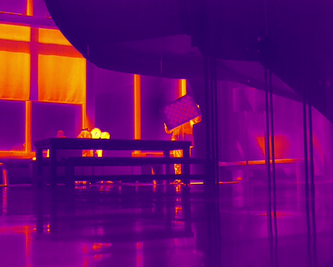
#> input picture works/fusion/registration/registration_Huajun/Image registration/ir_test2.png, 333 x 267 px, shrunk from 640 x 512 before the run
$ python warp_ir_to_rgb.py
#> lines starting #> are read from the running program, lines starting #| are printed output that depends on the picture
import numpy as np
import cv2

# 读取红外和可见光图片
ir_image = cv2.imread('ir_test2.png')
#> ir_image is the input picture: shape (267, 333, 3); mean B, G, R 107.8, 9.9, 103.8
rgb_image = cv2.imread('vs_test2.png')
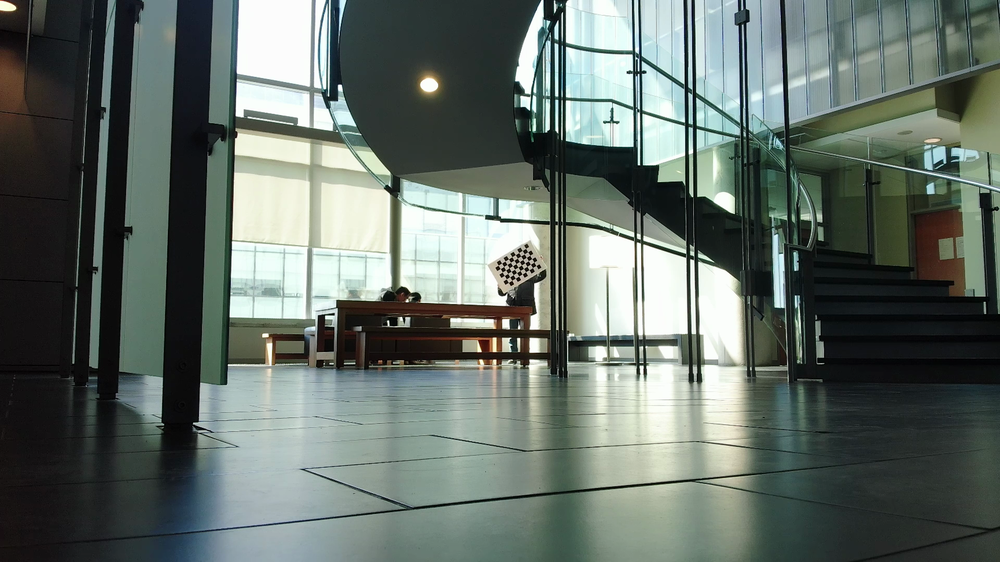
#> input picture works/fusion/registration/registration_Huajun/Image registration/vs_test2.png, 1000 x 562 px, shrunk from 1920 x 1080 before the run
#> rgb_image is the input picture: shape (562, 1000, 3); mean B, G, R 104.4, 110.9, 100.2

# 手动输入的内参矩阵 Kir 和 Kvi
K_ir = np.array([
    [1044.03628677823, 0, 335.125645561794],
    [0, 1051.80215540345, 341.579677246452],
    [0, 0, 1]
])
K_vi = np.array([
    [2901.19910315714, 0, 940.239619965275],
    [0, 2893.75517626367, 618.475768281058],
    [0, 0, 1]
])

# 使用计算得出的旋转矩阵 R 和平移向量 t
# R = np.array([[1.99924680e+00, 1.32290932e-02, 1.76408589e+00],
#               [-5.04744627e-02, 2.02771208e+00, -1.96445012e+00],
#               [-6.80255440e-05, 3.12634272e-04, 7.37456230e-02]])
# t = np.array([-10.39379659, 11.13301228, 5.38164758])

# R_prime = np.array([[7.19448524e-01, 4.80912370e-03, -2.20637519e+02],
#                         [-1.83070465e-02, 7.37055695e-01, -2.33408904e+02],
#                         [1.06839427e-16, -2.35983091e-16, 1.03499298e+00]])
#
# t_prime = np.array([-8.69276816e+02, 4.97263404e+02, -2.03309209e-01])
# R = np.array([[ 0.99970638,  0.01842056,  0.01574256],
#        [-0.01805168,  0.99956643, -0.02326137],
#        [-0.01616422,  0.02297036,  0.99960546]])
# t = np.array([-0.16010031, -0.00981825, -2.89567168])

R = np.array([[1, 0, 0],
       [0, 1, 0],
       [0, 0, 1]])

# t = np.array([-1493,   -2891,  -58104])
t = np.array([-54.1240, -452.1266, -134.9375])


# 输入比例因子 d
d = float(input("Enter the scale factor d: "))
#> the answer given: 3

# # 计算逆矩阵
# R_inv = np.linalg.inv(R_prime)
# K_ir_inv = np.linalg.inv(K_p)

# 计算逆矩阵
R_inv = np.linalg.inv(R)
K_ir_inv = np.linalg.inv(K_ir)


# # 计算 R' 的逆矩阵
# R_prime_inv = np.linalg.inv(R_prime)


# # 计算映射矩阵
# M = R_prime_inv
#
# # 处理平移项，将其叠加到映射矩阵
# M[:, 2] -= (1 / d) * t_prime

# 计算映射矩阵
M = K_vi @ R_inv @ K_ir_inv

# 处理平移项，将其叠加到映射矩阵
M[:, 2] -= (1 / d) * K_vi @ R_inv @ t


# 使用 OpenCV 的 warpPerspective 进行透视变换
warped_ir_image = cv2.warpPerspective(ir_image, M, (rgb_image.shape[1], rgb_image.shape[0]))
#> warped_ir_image: shape (562, 1000, 3); every value is 0


# 调整透明度参数
alpha = 0.4  # 红外图像的透明度（0.0 - 1.0）
beta = 1 - alpha  # RGB 图像的透明度

# 叠加两个图像
blended_image = cv2.addWeighted(rgb_image, alpha, warped_ir_image, beta, 0)
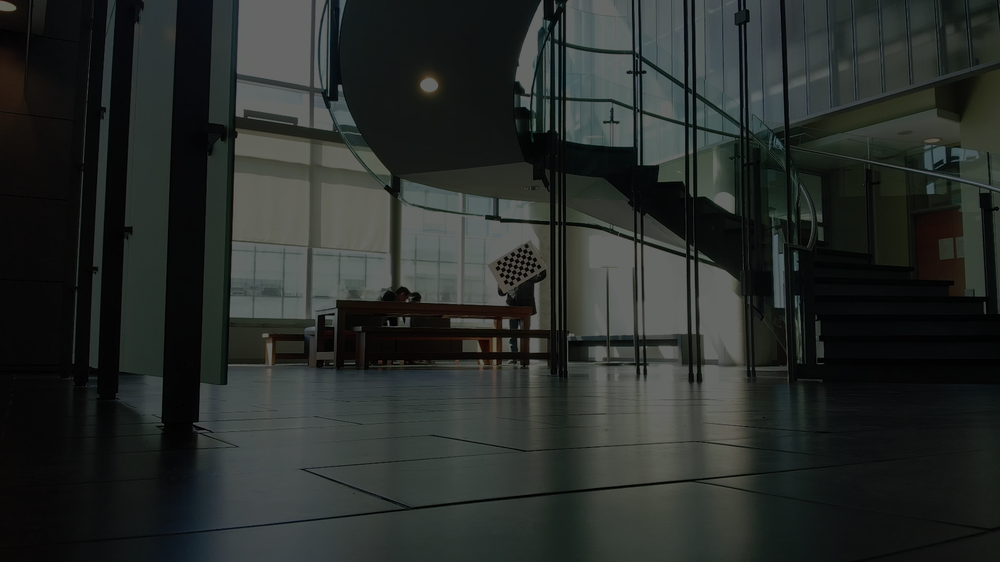
#> blended_image: shape (562, 1000, 3); mean B, G, R 41.7, 44.4, 40.1

# 显示结果
# cv2.imshow("Warped IR Image", warped_ir_image)
# cv2.imshow("RGB Image", rgb_image)
cv2.imshow("Blended Image", blended_image)
cv2.waitKey(0)
cv2.destroyAllWindows()
